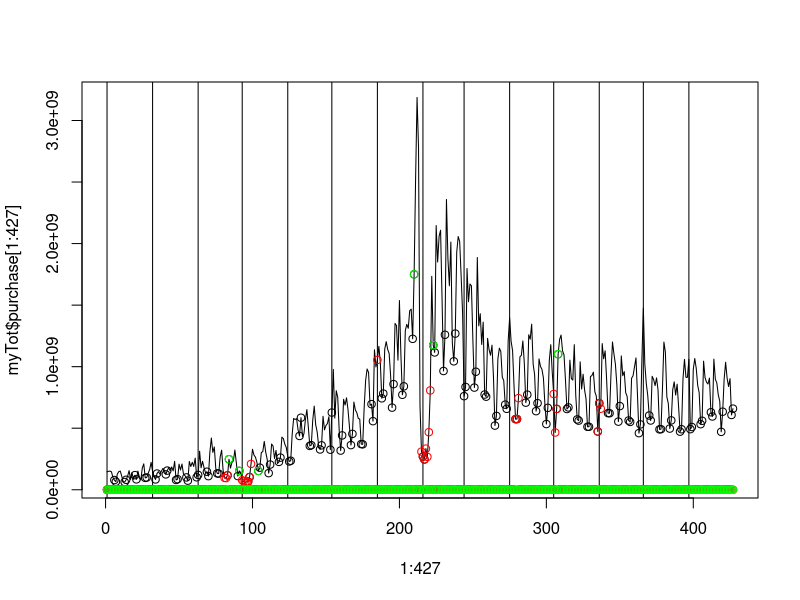
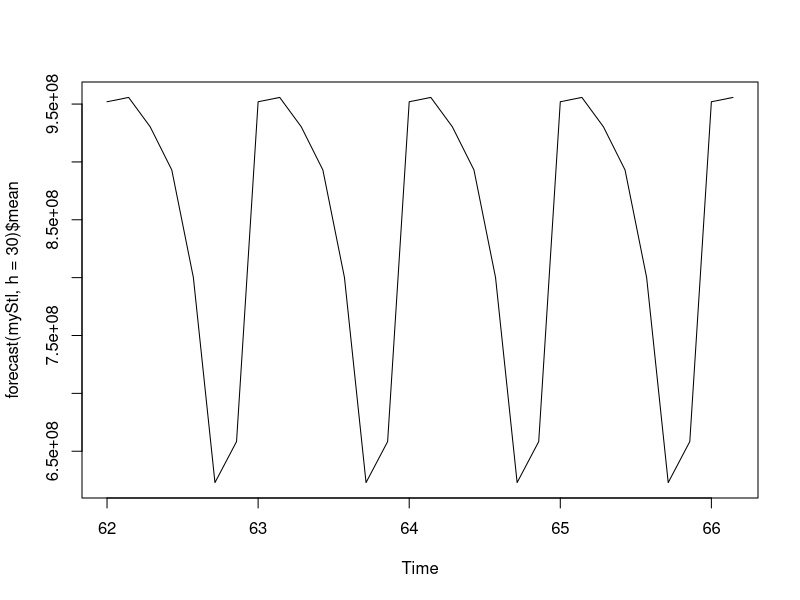

The R script that drew these images, in order:
library("forecast")
myTot=read.csv("myTot.csv",header=FALSE)
myTot=myTot[,-4]
names(myTot)=c("report_date","purchase","redeem")
myTot$purchase=as.numeric(myTot$purchase)
myTot$redeem=as.numeric(myTot$redeem)
myTot$report_date=as.integer(myTot$report_date)
myTot$report_date=as.Date(as.character(myTot$report_date),format="%Y%m%d")

#############假期特征
jiaqitemp=c("2013-09-19","2013-09-20","2013-09-21","2013-10-01","2013-10-02","2013-10-03","2013-10-04","2013-10-05",
            "2013-10-06","2013-10-07","2014-01-01","2014-01-31","2014-02-01","2014-02-02","2014-02-03","2014-02-04",
            "2014-02-05","2014-02-06","2014-04-05","2014-04-06","2014-04-07","2014-05-01","2014-05-02","2014-05-03",
            "2014-05-31","2014-06-01","2014-06-02","2014-09-06","2014-09-07","2014-09-08")
jiaqitemp=as.Date(jiaqitemp)

jiaqi=myTot$report_date %in% jiaqitemp+0
temp=as.Date("20140901",format="%Y%m%d")
sep=temp+0:29
yuceJiaqi=sep %in% jiaqitemp+0

buxiutemp=c("2013-09-22","2013-09-29","2013-10-12","2014-01-26","2014-02-08","2014-05-04","2014-09-28")
buxiutemp=as.Date(buxiutemp)
buxiu=myTot$report_date %in% buxiutemp+0
#周末
xingqi=strftime(myTot$report_date,format="%w")
zhoumo=as.numeric(xingqi%in%c("0","6"))
#########################


plot(1:427,myTot$purchase[1:427],type="l")
temp=(strftime(myTot$report_date,format="%d")=="01")
temp2=(1:427)[temp]
abline(v=temp2)
points(1:427,(myTot$purchase*zhoumo),type="p")
points(1:427,(myTot$purchase*jiaqi),type="p",col="red")
points(1:427,(myTot$purchase*buxiu),type="p",col="green")       





sx=ts(myTot$purchase,frequency=7,start=c(1,1))
#autoFit=auto.arima(sx,d=0,D=1,trace=TRUE)
#plot(forecast(autoFit,h=30)$residual)
##points((forecast(autoFit,h=30)$residual*jiaqi*(1-zhoumo)),type="p")
#points(forecast(autoFit,h=30)$residual*jiaqi*zhoumo,type="p",col="blue")
#points(forecast(autoFit,h=30)$residual*buxiu,type="p",col="red")
myStl=stl(sx,s.window="periodic",robust=TRUE)
plot(forecast(myStl,h=30)$mean)




















